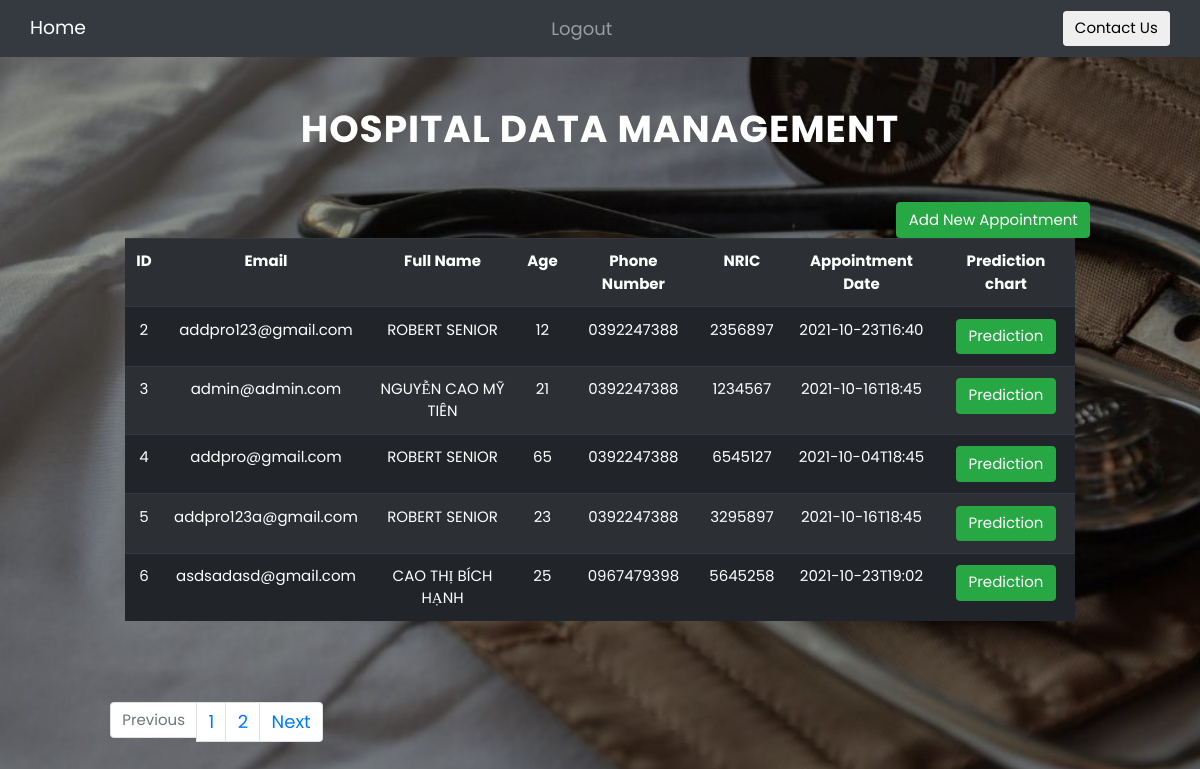
Page /home/1 (signed in) on the committed database.
### website/models.py (models this page shows)
class User(db.Model, UserMixin):
    id = db.Column(db.Integer, primary_key=True)
    email = db.Column(db.String(150), unique=True)
    full_name = db.Column(db.String(150))
    age = db.Column(db.Integer)
    phone_number = db.Column(db.String(150))
    NRIC = db.Column(db.String(150))
    date_pick = db.Column(db.String(150))
    gender = db.Column(db.String(150))
    SymptomsResult = db.Column(db.Integer)
    cancelReason = db.relationship('Cancel')

### website/views.py (the view)
@views.route('/home/<int:page_num>', methods=['GET', 'POST'])
@login_required
def home(page_num):
    user = User.query.paginate(per_page=5, page=page_num, error_out=True)
    return render_template("home.html", user = user)

### website/__init__.py (called while the page is built)
def create_app():
    app = Flask(__name__)
    app.config['SECRET_KEY'] = 'Jackson'
    app.config['SQLALCHEMY_DATABASE_URI'] = f'sqlite:///{DB_NAME}'
    db.init_app(app)
    from .views import views
    from .auth import auth
    app.register_blueprint(views, url_prefix='/')
    app.register_blueprint(auth, url_prefix='/')
    from .models import Employer
    create_database(app)
    login_manager = LoginManager()
    login_manager.login_view = 'auth.login'
    login_manager.init_app(app)
    @login_manager.user_loader
    def load_user(id):
        return Employer.query.get(int(id))
    return app

### website/templates/home.html (shortened to what this page needs)
{% extends 'base.html' %} {% block title %} home {% endblock %} {% block content %}
<head>
    <link href="static/style.css" rel="stylesheet" type="text/css">
</head>
<body style="background-image: url('static/changeAppointment.jpg'); background-repeat: no-repeat; background-size: cover; background-position: center center;">
    <div class="container">
        <div class="wrapper">
            <div class="col-lg-12">
                <h1 class="dataTableTitle">Hospital Data Management</h1> <button type="button" class="btn btn-success float-right" data-toggle="modal" data-target="#mymodal">Add New Appointment</button>
                <div class="container" style="height: 500px;">
                    <table class="table table-striped table-dark" style="width: 1050px">
                        <tr>
                            <th>ID</th>
                            <th>Email</th>
                            <th>Full Name</th>
                            <th>Age</th>
                            <th>Phone Number</th>
                            <th>NRIC</th>
                            <th>Appointment Date</th>
                            <th>Prediction chart</th>
                        </tr>
                        {% for user in user.items %}
                        <tr>
                            <td>{{ user.id}}</td>
                            <td>{{ user.email}}</td>
                            <td>{{ user.full_name}}</td>
                            <td>{{ user.age}}</td>
                            <td>{{ user.phone_number}}</td>
                            <td>{{ user.NRIC}}</td>
                            <td>{{ user.date_pick}}</td>
                            <td>
                                <a href="/prediction/{{user.id}}" class="btn btn-success btn-xs" data-toggle="modal" data-target="#modalPredictionChart{{user.id}}">Prediction</a>
                            </td>
                        </tr>
                        {% endfor %}
                    </table>
                </div>
                <ul class="pagination">
                    {% if user.has_prev %}
                    <li class="page-item"><a class="page-link" href="{{ url_for('views.home', page_num=user.prev_num) }}">Previous</a></li>
                    {% else %}
                    <li class="page-item disabled"><span class="page-link">Previous</span> {% endif %}
                    </li>
                    {% for page in user.iter_pages(left_edge=3, right_edge=3) %} {% if page %}
                    <li class="page-item"><a class="page-link" href="{{ url_for('views.home', page_num=page) }}">{{ page }}</a></li>
                    {% else %}
                    <li class="page-item disabled" id="example_ellipsis"><a href="#" class="page-link">…</a></li>
                    {% endif %} {% endfor %} {% if user.has_next %}
                    <li class="page-item"><a class="page-link" href="{{ url_for('views.home', page_num=user.next_num) }}">Next</a></li>
                    {% else %}
                    <li class="page-item disabled"><span class="page-link">Next</span> {% endif %}
                </ul>
            </div>
        </div>
    </div>
</body>
{% endblock %}

### website/templates/base.html (shortened to what this page needs)
<!DOCTYPE html>
<html>
<head>
    <link rel="stylesheet" href="https://maxcdn.bootstrapcdn.com/bootstrap/4.0.0/css/bootstrap.min.css">
    <link href="static/style.css" rel="stylesheet" type="text/css">
</head>
<body>
    <header class="header">
        <nav class="navbar navbar-expand-lg navbar-dark bg-dark">
            <div class="container-fluid">
                <a class="navbar-brand" href="/appointment#nav__links">Home</a>
                <div class="collapse navbar-collapse justify-content-between" id="navbarSupportedContent">
                    <ul class="navbar-nav ml-auto">
                        {% if current_user.is_authenticated %}
                        <li class="nav-item">
                            <a class="nav-link" href="/logout">Logout</a>
                        </li>
                        {% endif %}
                    </ul>
                    <ul class="navbar-nav ml-auto">
                        <button class="btn">Contact Us</button>
                    </ul>
                </div>
            </div>
        </nav>
    </header>
    {% block content %} {% endblock %}
</body>
</html>

### website/static/style.css (style rules this page uses)
* { margin: 0; padding: 0; box-sizing: border-box; }
html, body { font-family: 'Poppins'; font-size: 15px; }
.navbar-nav>li { padding-left: 40px; padding-right: 40px; }
a { font-size: 18px; }
html { scroll-behavior: smooth; }
body { background-position: 100%; background-size: cover; background-attachment: fixed; background: white; }
.wrapper { padding: 50px; text-align: center; }
.dataTableTitle { color: white; margin-bottom: 50px; text-transform: uppercase; font-weight: bold; letter-spacing: 1px; }

### rows in the picture
User: id "2", email "addpro123@gmail.com", full_name "ROBERT SENIOR", age "12", phone_number "0392247388", NRIC "2356897", date_pick "2021-10-23T16:40"
User: id "3", email "admin@admin.com", full_name "NGUYỄN CAO MỸ TIÊN", age "21", phone_number "0392247388", NRIC "1234567", date_pick "2021-10-16T18:45"
User: id "4", email "addpro@gmail.com", full_name "ROBERT SENIOR", age "65", phone_number "0392247388", NRIC "6545127", date_pick "2021-10-04T18:45"
User: id "5", email "addpro123a@gmail.com", full_name "ROBERT SENIOR", age "23", phone_number "0392247388", NRIC "3295897", date_pick "2021-10-16T18:45"
User: id "6", email "asdsadasd@gmail.com", full_name "CAO THỊ BÍCH HẠNH", age "25", phone_number "0967479398", NRIC "5645258", date_pick "2021-10-23T19:02"

### other values in the picture
{{ page }} "1" "2"
